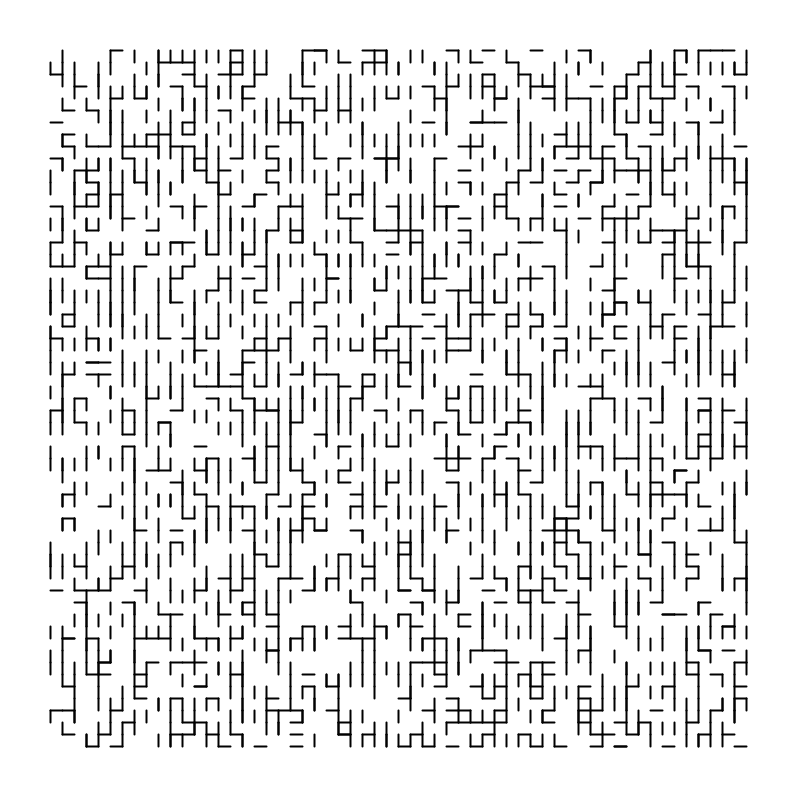
Frame 1 (no input)
Frame 60 (the mouse pressed at the canvas centre just before this capture): identical to frame 1, image omitted
Frame 120 (the mouse held since frame 60 and released just before this capture): identical to frame 1, image omitted

The Processing sketch that drew this single still picture (run headless with seeded random() and noise(); from frame 60 on, the mouse is pressed at the canvas centre):

// Processing sketch: generative15
// ── generative15.pde
import java.util.UUID;

float THRESHOLD = 0.90;
float WIDTH = 700;
float HEIGHT = 700;
float MARGIN = 50;
int SCALE = 12;
int ROWS = floor(HEIGHT / SCALE);
int COLS = floor(WIDTH / SCALE);

int rectWidth = 2;
    
void setup() {
  size(800, 800);
  stroke(0);
  pixelDensity(displayDensity());
  background(255);
  strokeWeight(2);
  frameRate(200);
  float xoff = 0;
  float yoff = 0;
  
  
  // draw horizontal line ->
  for (int x = 0; x < WIDTH-SCALE; x+=SCALE) {
    for (int y = 0; y < HEIGHT; y+=SCALE) {
      if (random(0,1) > THRESHOLD) {
         line(x+MARGIN,y+MARGIN,x+SCALE+MARGIN,y+MARGIN);
      }
      xoff += 0.1;
    }
  }
  
  // draw vertical line \/
  for (int x = 0; x < WIDTH; x+=SCALE) {
    for (int y = 0; y < HEIGHT-SCALE; y+=SCALE) {
      if (random(0,1) > 0.70) {
        line(x+MARGIN,y+MARGIN,x+MARGIN,y+SCALE+MARGIN);
      }
      yoff += 0.1;
    }
  }
  
  // draw vertical line /\
  for (int x = 0; x < WIDTH; x+=SCALE) {
    for (int y = SCALE; y < HEIGHT; y+=SCALE) {
      if (random(0,1) > 0.70) {
        line(x+MARGIN,y+MARGIN,x+MARGIN,y-SCALE+MARGIN);
      }
      yoff += 0.1;
    }
  }
  
  
  // draw horizontal line <-
  for (int x = SCALE; x < WIDTH; x+=SCALE) {
    for (int y = 0; y < HEIGHT; y+=SCALE) {
      if (random(0,1) > THRESHOLD) {
        line(x+MARGIN,y+MARGIN,x-SCALE+MARGIN,y+MARGIN);
      }
      xoff += 0.1;
    }
  }
  
        
     
      
          

}

void draw() {  
 
}





void mousePressed() {
  if (mouseButton == LEFT) {
    redraw();
  } 
}

void keyPressed () {
  if (key == RETURN || key == ENTER) {
    String uuid = UUID.randomUUID().toString();
    save(uuid + ".tif");
  }
}
